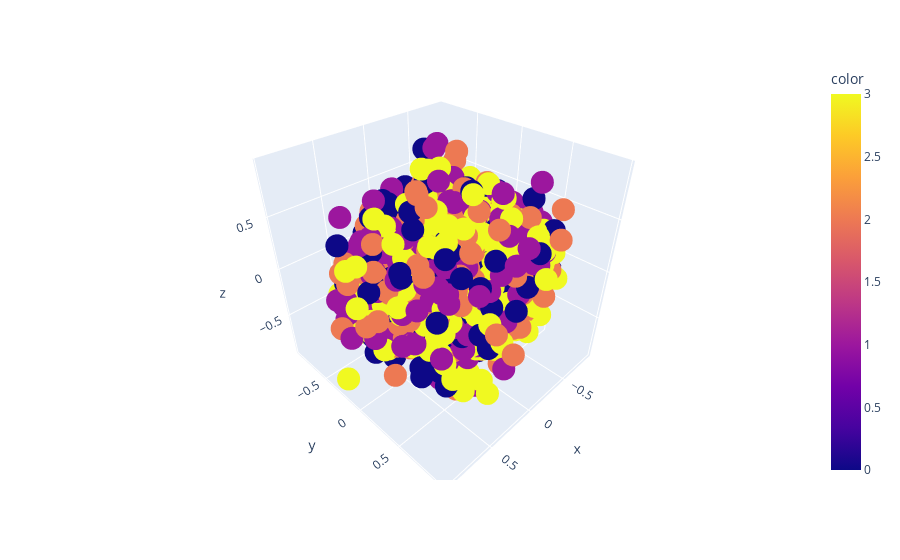

The notebook cell this image was saved under:
### Code cell
import plotly.express as px

fig = px.scatter_3d(x=skl_pca_3.T[0], y=skl_pca_3.T[1], z=skl_pca_3.T[2], color=y)
fig.show()

### Figure 1 — Plotly figure (JSON) as saved in the notebook; plotly's stock layout.template omitted (floating-point values rounded to 4 significant figures; data arrays with more than 128 entries replaced by an {"elided": "..."} marker saying what was removed)
{"data": [{"hovertemplate": "x=%{x}<br>y=%{y}<br>z=%{z}<br>color=%{marker.color}<extra></extra>", "legendgroup": "", "marker": {"color": {"elided": "1952 int values"}, "coloraxis": "coloraxis", "symbol": "circle"}, "mode": "markers", "name": "", "scene": "scene", "showlegend": false, "type": "scatter3d", "x": {"elided": "1952 float values"}, "y": {"elided": "1952 float values"}, "z": {"elided": "1952 float values"}}], "layout": {"coloraxis": {"colorbar": {"title": {"text": "color"}}, "colorscale": [[0, "#0d0887"], [0.1111, "#46039f"], [0.2222, "#7201a8"], [0.3333, "#9c179e"], [0.4444, "#bd3786"], [0.5556, "#d8576b"], [0.6667, "#ed7953"], [0.7778, "#fb9f3a"], [0.8889, "#fdca26"], [1, "#f0f921"]]}, "legend": {"tracegroupgap": 0}, "margin": {"t": 60}, "scene": {"domain": {"x": [0, 1], "y": [0, 1]}, "xaxis": {"title": {"text": "x"}}, "yaxis": {"title": {"text": "y"}}, "zaxis": {"title": {"text": "z"}}}}}
